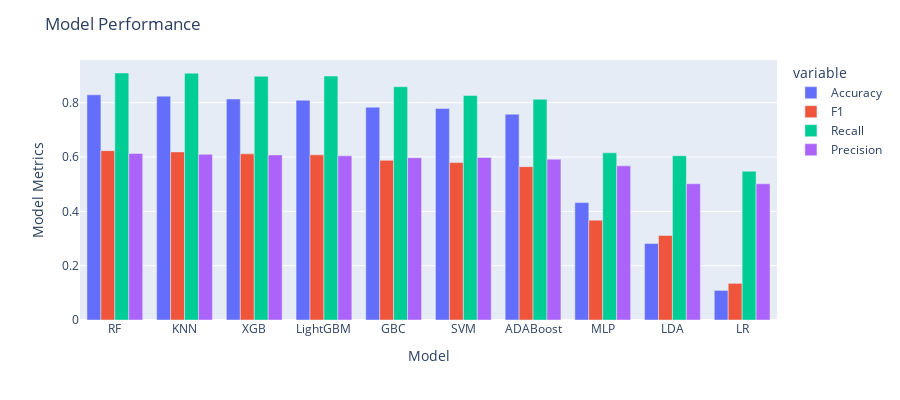

Source (notebook cell):
### Code cell
import plotly.express as px
df = px.data.tips()
fig = px.bar(result_df, x="Model", y=['Accuracy','F1','Recall','Precision'], barmode='group',
             height=400)

fig.update_yaxes(title_text="Model Metrics")
fig.update_layout(
    title_text="Model Performance"
)
fig.show()

### Figure 1 — Plotly figure (JSON) as saved in the notebook; plotly's stock layout.template omitted (floating-point values rounded to 4 significant figures)
{"data": [{"alignmentgroup": "True", "hovertemplate": "variable=Accuracy<br>Model=%{x}<br>value=%{y}<extra></extra>", "legendgroup": "Accuracy", "marker": {"color": "#636efa"}, "name": "Accuracy", "offsetgroup": "Accuracy", "orientation": "v", "showlegend": true, "textposition": "auto", "type": "bar", "x": ["RF", "KNN", "XGB", "LightGBM", "GBC", "SVM", "ADABoost", "MLP", "LDA", "LR"], "xaxis": "x", "y": [0.829, 0.8242, 0.8138, 0.8092, 0.7834, 0.7788, 0.7577, 0.4323, 0.2819, 0.109], "yaxis": "y"}, {"alignmentgroup": "True", "hovertemplate": "variable=F1<br>Model=%{x}<br>value=%{y}<extra></extra>", "legendgroup": "F1", "marker": {"color": "#EF553B"}, "name": "F1", "offsetgroup": "F1", "orientation": "v", "showlegend": true, "textposition": "auto", "type": "bar", "x": ["RF", "KNN", "XGB", "LightGBM", "GBC", "SVM", "ADABoost", "MLP", "LDA", "LR"], "xaxis": "x", "y": [0.6236, 0.619, 0.6118, 0.6081, 0.5878, 0.5795, 0.5647, 0.3675, 0.3113, 0.1349], "yaxis": "y"}, {"alignmentgroup": "True", "hovertemplate": "variable=Recall<br>Model=%{x}<br>value=%{y}<extra></extra>", "legendgroup": "Recall", "marker": {"color": "#00cc96"}, "name": "Recall", "offsetgroup": "Recall", "orientation": "v", "showlegend": true, "textposition": "auto", "type": "bar", "x": ["RF", "KNN", "XGB", "LightGBM", "GBC", "SVM", "ADABoost", "MLP", "LDA", "LR"], "xaxis": "x", "y": [0.9094, 0.9085, 0.8974, 0.8982, 0.8589, 0.8266, 0.8126, 0.6155, 0.6047, 0.5478], "yaxis": "y"}, {"alignmentgroup": "True", "hovertemplate": "variable=Precision<br>Model=%{x}<br>value=%{y}<extra></extra>", "legendgroup": "Precision", "marker": {"color": "#ab63fa"}, "name": "Precision", "offsetgroup": "Precision", "orientation": "v", "showlegend": true, "textposition": "auto", "type": "bar", "x": ["RF", "KNN", "XGB", "LightGBM", "GBC", "SVM", "ADABoost", "MLP", "LDA", "LR"], "xaxis": "x", "y": [0.613, 0.6103, 0.6077, 0.6044, 0.5973, 0.5984, 0.592, 0.5675, 0.5018, 0.5016], "yaxis": "y"}], "layout": {"barmode": "group", "height": 400, "legend": {"title": {"text": "variable"}, "tracegroupgap": 0}, "margin": {"t": 60}, "title": {"text": "Model Performance"}, "xaxis": {"anchor": "y", "domain": [0, 1], "title": {"text": "Model"}}, "yaxis": {"anchor": "x", "domain": [0, 1], "title": {"text": "Model Metrics"}}}}
